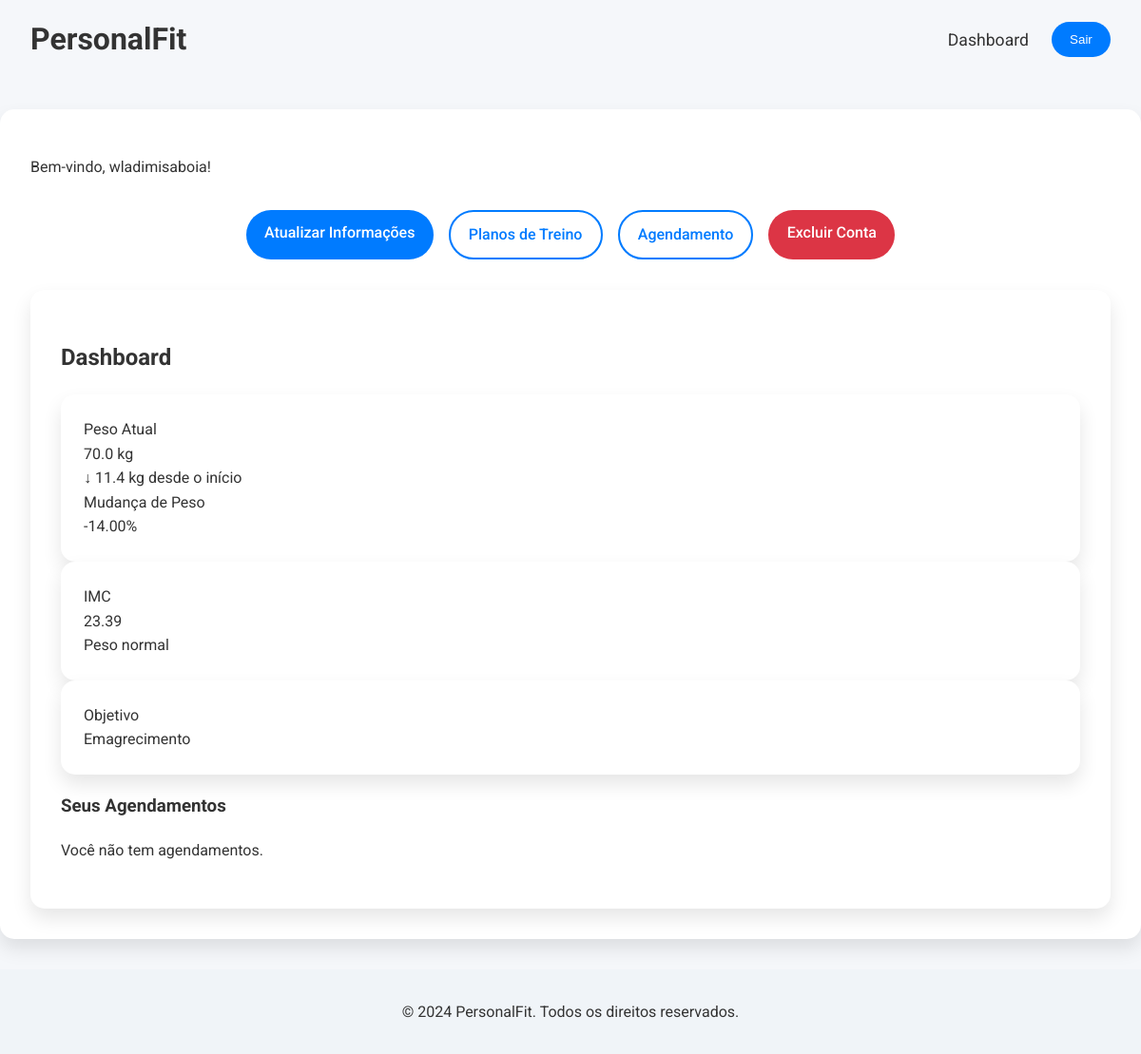
/student-dashboard/ (signed in), run on an earlier commit of the app's database.
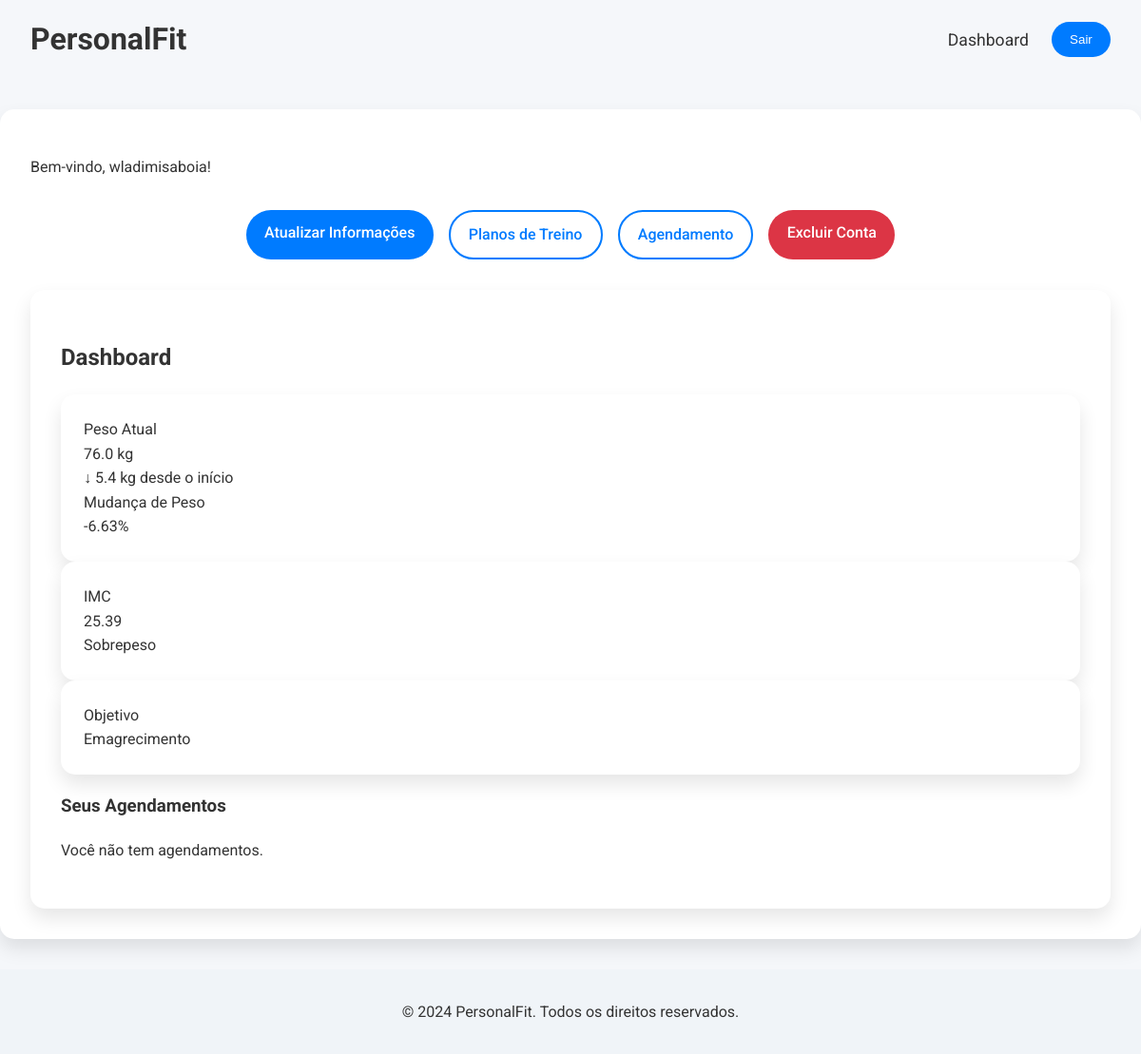
And on a later commit of the database.
### pe_evaluation/models.py (models this page shows, shortened)
class Student(models.Model):
    user = models.OneToOneField(User, on_delete=models.CASCADE)
    age = models.IntegerField(null=True, blank=True)
    height = models.FloatField(null=True, blank=True)
    weight = models.FloatField(null=True, blank=True)
    goal = models.CharField(max_length=50, choices=[
        ('Condicionamento Físico', 'Condicionamento Físico'),
        ('Emagrecimento', 'Emagrecimento'),
        ('Ganho de Massa Muscular', 'Ganho de Massa Muscular'),
    ], null=True, blank=True)

### pe_evaluation/views.py (the view)
# urls.py: path('student-dashboard/', views.student_dashboard, name='student_dashboard'),
@login_required
def student_dashboard(request):
    student = request.user.student
    weight_history = student.weight_history.order_by('date_recorded')
    current_weight = student.weight
    if weight_history.exists():
        initial_weight = weight_history.first().weight
        weight_change = current_weight - initial_weight
        percentage_change = (weight_change / initial_weight) * 100
        weight_trend = f"{'↑' if weight_change > 0 else '↓'} {abs(weight_change):.1f} kg desde o início"
    else:
        initial_weight = current_weight
        percentage_change = 0
        weight_trend = "Peso inicial"
    height = student.height
    if height and current_weight:
        bmi = current_weight / (height ** 2)
        if bmi < 18.5:
            bmi_category = "Abaixo do peso"
        elif 18.5 <= bmi < 24.9:
            bmi_category = "Peso normal"
        elif 25 <= bmi < 29.9:
            bmi_category = "Sobrepeso"
        else:
            bmi_category = "Obesidade"
    else:
        bmi = None
        bmi_category = "Dados insuficientes"
    context = {
        'student': student,
        'current_weight': current_weight,
        'initial_weight': initial_weight,
        'percentage_change': percentage_change,
        'weight_trend': weight_trend,
        'bmi': bmi,
        'bmi_category': bmi_category,
    }
    return render(request, 'student_dashboard.html', context)

### pe_evaluation/templates/student_dashboard.html (shortened to what this page needs)
{% extends 'base.html' %}
{% load static %}
{% block content %}
<div class="container">
    <div class="header">
        <p>Bem-vindo, {{ student.user.username }}!</p>
    </div>
    <div class="dashboard-menu">
        <a href="{% url 'student_update' %}" class="btn">Atualizar Informações</a>
        <a href="{% url 'student_training_plans' %}" class="btn-outline">Planos de Treino</a>
        <a href="{% url 'schedule_appointment' %}" class="btn-outline">Agendamento</a>
        <a href="{% url 'delete_account' %}" class="btn btn-danger">Excluir Conta</a>
    </div>
    <div class="dashboard-content">
        <h2>Dashboard</h2>
        <div class="metrics-grid">
            <div class="metric-card">
                <div class="metric-title">Peso Atual</div>
                <div class="metric-value">{{ current_weight }} kg</div>
                <div class="metric-trend">{{ weight_trend }}</div>
                <div class="metric-title">Mudança de Peso</div>
                <div class="metric-value">{{ percentage_change|floatformat:2 }}%</div>
            </div>
            <div class="metric-card">
                <div class="metric-title">IMC</div>
                <div class="metric-value">{{ bmi|floatformat:2 }}</div>
                <div class="metric-trend">{{ bmi_category }}</div>
            </div>
            <div class="metric-card">
                <div class="metric-title">Objetivo</div>
                <div class="metric-value">{{ student.goal }}</div>
            </div>
        </div>
        <h3>Seus Agendamentos</h3>
        <div class="appointments-list">
            {% for appointment in student.appointments.all %}
                <div class="appointment-item">
                    <p><strong>Data:</strong> {{ appointment.date|date:"d/m/Y" }}</p>
                    <p><strong>Hora:</strong> {{ appointment.time|time:"H:i" }}</p>
                    <a href="{% url 'cancel_appointment' appointment.id %}"
                       class="btn btn-small btn-danger"
                       onclick="return confirm('Tem certeza que deseja cancelar este agendamento?')">
                        Cancelar Agendamento
                    </a>
                </div>
            {% empty %}
                <p>Você não tem agendamentos.</p>
            {% endfor %}
        </div>
    </div>
</div>
{% endblock %}

What changed in the data, as far as the page shows it:
changed Student "Emagrecimento": weight "70.0" → "76.0"
Also different on the page:
{{ weight_trend }}: "↓ 11.4 kg desde o início" → "↓ 5.4 kg desde o início"
{{ percentage_change|floatformat:2 }}: "-14.00" → "-6.63"
{{ bmi|floatformat:2 }}: "23.39" → "25.39"
{{ bmi_category }}: "Peso normal" → "Sobrepeso"
